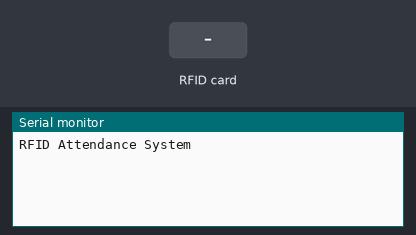
This sketch was run on a simulated Arduino Uno, built with avr-gcc and run on an emulated ATmega328P. Shown: the last lines printed to the serial monitor. The test bench sets the inputs (shaded band).

Above: at 1.2 s.
1.3 s: RFID card 5E 7A 19 C4 held to the reader
At 1.9 s:
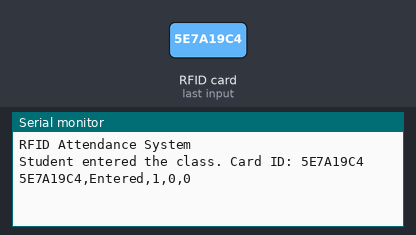
2.8 s: RFID card 5E 7A 19 C4 held to the reader
At 3.3 s:
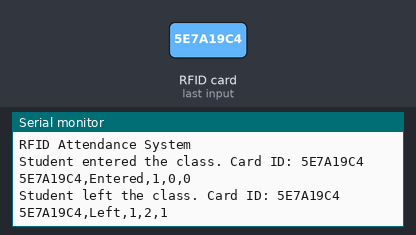

Measured:
- after the input at 1.3 s, the serial monitor: prints a new line at once (image 1)
- after the input at 2.8 s, the serial monitor: prints a new line at once (image 2)

The sketch:

rfid_ee.ino
```cpp
#include <SPI.h>
#include <MFRC522.h>

#define RST_PIN 9
#define SS_PIN 10

MFRC522 mfrc522(SS_PIN, RST_PIN);

struct Student {
  String cardId;
  bool isInside;
  unsigned long enterTime;
  unsigned long totalDuration;
};

const int MAX_STUDENTS = 10;
Student students[MAX_STUDENTS];
int numStudents = 0;

String getCardId() {
  String cardId = "";
  for (byte i = 0; i < mfrc522.uid.size; i++) {
    cardId += (mfrc522.uid.uidByte[i] < 0x10 ? "0" : "");
    cardId += String(mfrc522.uid.uidByte[i], HEX);
  }
  cardId.toUpperCase();
  return cardId;
}

void setup() {
  Serial.begin(9600);
  while (!Serial);

  SPI.begin();
  mfrc522.PCD_Init();

  Serial.println("RFID Attendance System");
}

void loop() {
  if (mfrc522.PICC_IsNewCardPresent() && mfrc522.PICC_ReadCardSerial()) {
    String cardId = getCardId();

    bool isRegistered = false;
    int studentIndex = -1;
    for (int i = 0; i < numStudents; i++) {
      if (cardId == students[i].cardId) {
        isRegistered = true;
        studentIndex = i;
        break;
      }
    }

    if (isRegistered) {
      if (students[studentIndex].isInside) {
        Serial.println("Student left the class. Card ID: " + cardId);
        students[studentIndex].isInside = false;

        unsigned long leaveTime = millis() / 1000; // Leave time in seconds
        unsigned long duration = leaveTime - students[studentIndex].enterTime;
        students[studentIndex].totalDuration += duration;
        sendAttendanceData(cardId, "Left", students[studentIndex].enterTime, leaveTime, students[studentIndex].totalDuration);
      } else {
        Serial.println("Student entered the class. Card ID: " + cardId);
        students[studentIndex].isInside = true;
        students[studentIndex].enterTime = millis() / 1000; // Enter time in seconds
        sendAttendanceData(cardId, "Entered", students[studentIndex].enterTime, 0, students[studentIndex].totalDuration);
      }
    } else {
      if (numStudents < MAX_STUDENTS) {
        students[numStudents].cardId = cardId;
        students[numStudents].isInside = true;
        students[numStudents].enterTime = millis() / 1000; // Enter time in seconds
        students[numStudents].totalDuration = 0;
        Serial.println("Student entered the class. Card ID: " + cardId);
        sendAttendanceData(cardId, "Entered", students[numStudents].enterTime, 0, students[numStudents].totalDuration);
        numStudents++;
      } else {
        Serial.println("Maximum number of students reached. Cannot register new student.");
      }
    }

    mfrc522.PICC_HaltA();
    mfrc522.PCD_StopCrypto1();
  }
}

void sendAttendanceData(String cardId, String status, unsigned long enterTime, unsigned long leaveTime, unsigned long totalDuration) {
  Serial.print(cardId + "," + status + "," + String(enterTime) + "," + String(leaveTime) + "," + String(totalDuration) + "\n");
}
```
